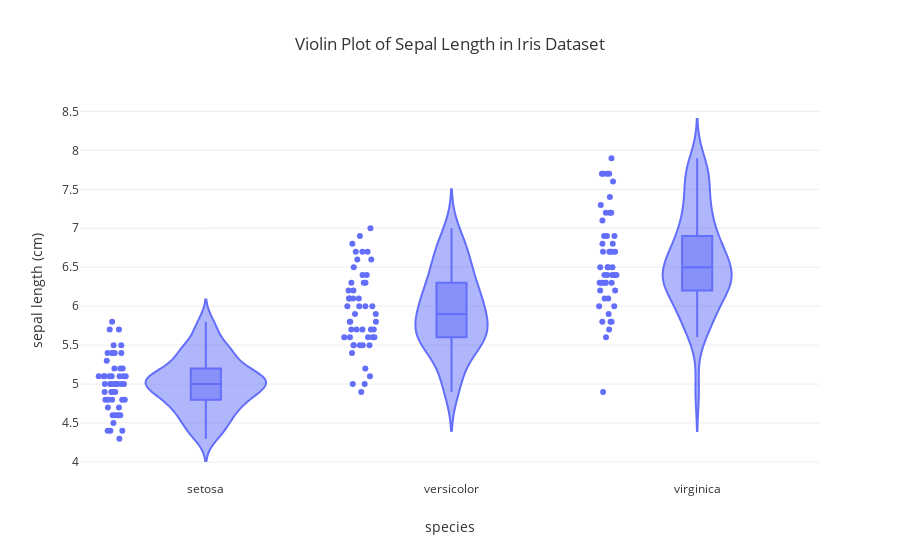
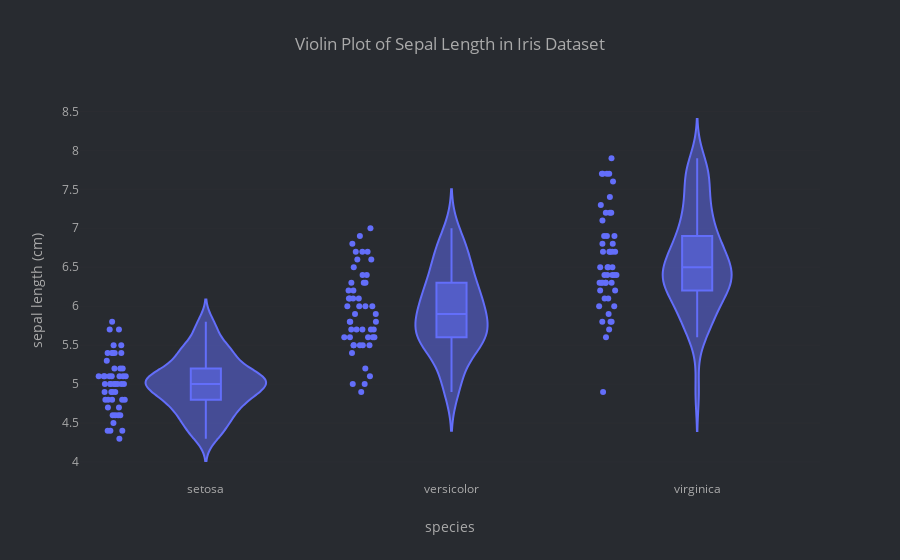

The notebook cell these images were saved under, in order:
### Markdown cell above
Again!

### Code cell
#| label: plotly-iris-violin-2
#| renderings: [light, dark]
#| echo: false
plot.update_layout(template='light_brand')
display(plot)

plot.update_layout(template='dark_brand')
display(plot)

### Figure 1 — Plotly figure (JSON) as saved in the notebook; plotly's stock layout.template omitted (floating-point values rounded to 4 significant figures; data arrays with more than 128 entries replaced by an {"elided": "..."} marker saying what was removed)
{"data": [{"alignmentgroup": "True", "box": {"visible": true}, "hovertemplate": "species=%{x}<br>sepal length (cm)=%{y}<extra></extra>", "legendgroup": "", "marker": {"color": "#636efa"}, "name": "", "offsetgroup": "", "orientation": "v", "points": "all", "scalegroup": "True", "showlegend": false, "type": "violin", "x": {"elided": "150 str values"}, "x0": " ", "xaxis": "x", "y": {"elided": "150 float values"}, "y0": " ", "yaxis": "y"}], "layout": {"legend": {"tracegroupgap": 0}, "title": {"text": "Violin Plot of Sepal Length in Iris Dataset"}, "violinmode": "group", "xaxis": {"anchor": "y", "domain": [0, 1], "title": {"text": "species"}}, "yaxis": {"anchor": "x", "domain": [0, 1], "title": {"text": "sepal length (cm)"}}}}

### Figure 2 — Plotly figure (JSON) as saved in the notebook; plotly's stock layout.template omitted (floating-point values rounded to 4 significant figures; data arrays with more than 128 entries replaced by an {"elided": "..."} marker saying what was removed)
{"data": [{"alignmentgroup": "True", "box": {"visible": true}, "hovertemplate": "species=%{x}<br>sepal length (cm)=%{y}<extra></extra>", "legendgroup": "", "marker": {"color": "#636efa"}, "name": "", "offsetgroup": "", "orientation": "v", "points": "all", "scalegroup": "True", "showlegend": false, "type": "violin", "x": {"elided": "150 str values"}, "x0": " ", "xaxis": "x", "y": {"elided": "150 float values"}, "y0": " ", "yaxis": "y"}], "layout": {"legend": {"tracegroupgap": 0}, "title": {"text": "Violin Plot of Sepal Length in Iris Dataset"}, "violinmode": "group", "xaxis": {"anchor": "y", "domain": [0, 1], "title": {"text": "species"}}, "yaxis": {"anchor": "x", "domain": [0, 1], "title": {"text": "sepal length (cm)"}}}}
